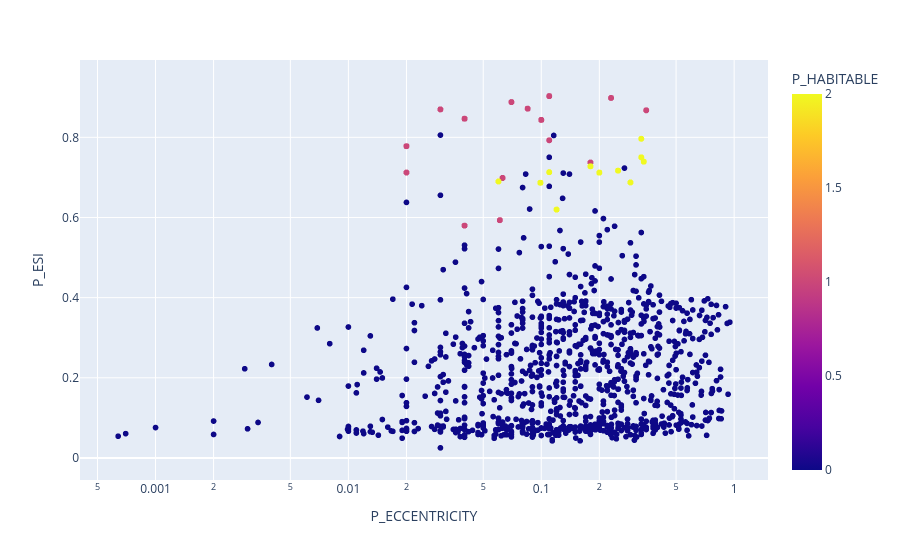

The cell this chart's notebook holds for it:
### Markdown cell above
Planet radius in range 0.77 to 1.41 units correspond to conservatively habitable exoplanets. Planet radius in range 1.52 to 2.46 units correspond to optimistically habitable exoplanets. It is interesting to note that in most of the cases, conservatively habitable exoplanets have a bit higher ESI compared to the ESI of optimistically habitable exoplanets.

### Code cell
import plotly.express as px
fig = px.scatter(oversampled, x=oversampled.P_ECCENTRICITY, y=oversampled.P_ESI, color=oversampled.P_HABITABLE,
                 hover_name=oversampled.P_NAME, log_x=True, size_max=30)
fig.show()

### Figure 1 — Plotly figure (JSON) as saved in the notebook; plotly's stock layout.template omitted (floating-point values rounded to 4 significant figures; data arrays with more than 128 entries replaced by an {"elided": "..."} marker saying what was removed)
{"data": [{"hovertemplate": "<b>%{hovertext}</b><br><br>P_ECCENTRICITY=%{x}<br>P_ESI=%{y}<br>P_HABITABLE=%{marker.color}<extra></extra>", "hovertext": {"elided": "11979 str values"}, "legendgroup": "", "marker": {"color": {"elided": "11979 int values"}, "coloraxis": "coloraxis", "symbol": "circle"}, "mode": "markers", "name": "", "showlegend": false, "type": "scattergl", "x": {"elided": "11979 float values"}, "xaxis": "x", "y": {"elided": "11979 float values"}, "yaxis": "y"}], "layout": {"coloraxis": {"colorbar": {"title": {"text": "P_HABITABLE"}}, "colorscale": [[0.0, "#0d0887"], [0.1111, "#46039f"], [0.2222, "#7201a8"], [0.3333, "#9c179e"], [0.4444, "#bd3786"], [0.5556, "#d8576b"], [0.6667, "#ed7953"], [0.7778, "#fb9f3a"], [0.8889, "#fdca26"], [1.0, "#f0f921"]]}, "legend": {"tracegroupgap": 0}, "margin": {"t": 60}, "xaxis": {"anchor": "y", "domain": [0.0, 1.0], "title": {"text": "P_ECCENTRICITY"}, "type": "log"}, "yaxis": {"anchor": "x", "domain": [0.0, 1.0], "title": {"text": "P_ESI"}}}}
